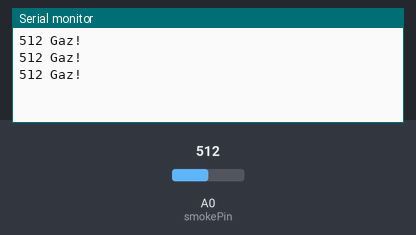
Bench run of a sketch on a simulated Arduino Uno, built with avr-gcc and run on an emulated ATmega328P. Parts: the last lines printed to the serial monitor. Inputs (shaded band) come from the test bench; at power-on: A0 (smokePin) = 512.

Above: at 1.3 s.
1.4 s: A0 (smokePin) set to 409
At 1.9 s:
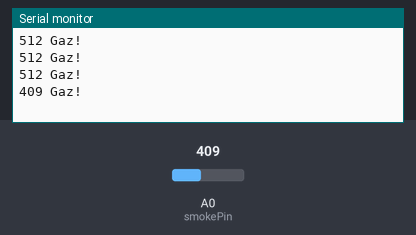
2.9 s: A0 (smokePin) set to 384
At 3.4 s:
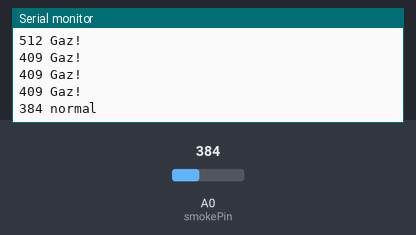

Measured:
- the behaviour switches between 401 and 400 on A0 (smokePin) (found by bisection; images 1 and 2)
- after the input at 1.4 s, the serial monitor: prints a new line after 0.10 s (image 1)
- after the input at 2.9 s, the serial monitor: prints a new line after 0.10 s (image 2)

The sketch:

gas.ino
```cpp
#define smokePin A0    // определяем аналоговый выход к которому подключен датчик
int sensorThres = 400; // пороговое значение АЦП, при котором считаем что газ есть

void setup() {
  Serial.begin(9600);   // Устанавливаем скорость порта 9600 бод
}

void loop() {
  int analogSensor = analogRead(smokePin);    // считываем значения АЦП с аналогового входа
                                              // к которому подключен датчик
  Serial.print (analogSensor);                // выводим в порт значение АЦП сигнала с датчика

  // Проверяем, достигнуто ли пороговое значение
  if (analogSensor > sensorThres) {  // если значение больше допустимого...
    Serial.println(" Gaz!");         // выводим в порт надпись, что газ есть
  }
  else {                             // иначе...
   Serial.println(" normal");        // выводим в порт надпись, что газа нет
  }
  delay(500);  // задержка в 500 миллисекунд.
}
```
